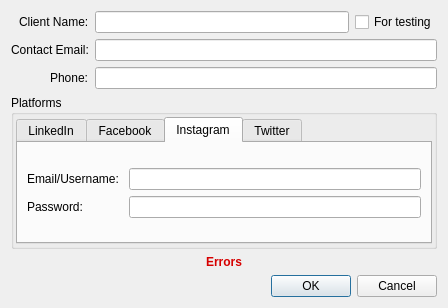
<?xml version="1.0" encoding="UTF-8"?>
<ui version="4.0">
 <class>Dialog</class>
 <widget class="QDialog" name="Dialog">
  <property name="geometry">
   <rect>
    <x>0</x>
    <y>0</y>
    <width>448</width>
    <height>308</height>
   </rect>
  </property>
  <property name="windowTitle">
   <string>New Client</string>
  </property>
  <layout class="QVBoxLayout" name="verticalLayout">
   <item>
    <layout class="QFormLayout" name="formLayout_5">
     <property name="labelAlignment">
      <set>Qt::AlignRight|Qt::AlignTrailing|Qt::AlignVCenter</set>
     </property>
     <item row="0" column="0">
      <widget class="QLabel" name="label">
       <property name="text">
        <string>Client Name:</string>
       </property>
      </widget>
     </item>
     <item row="0" column="1">
      <layout class="QHBoxLayout" name="horizontalLayout">
       <item>
        <widget class="QLineEdit" name="clientName"/>
       </item>
       <item>
        <widget class="QCheckBox" name="checkBox">
         <property name="text">
          <string>For testing</string>
         </property>
        </widget>
       </item>
      </layout>
     </item>
     <item row="1" column="0">
      <widget class="QLabel" name="label_10">
       <property name="text">
        <string>Contact Email:</string>
       </property>
      </widget>
     </item>
     <item row="1" column="1">
      <widget class="QLineEdit" name="clientName_2"/>
     </item>
     <item row="2" column="0">
      <widget class="QLabel" name="label_11">
       <property name="text">
        <string>Phone:</string>
       </property>
      </widget>
     </item>
     <item row="2" column="1">
      <widget class="QLineEdit" name="clientName_3"/>
     </item>
    </layout>
   </item>
   <item>
    <widget class="QGroupBox" name="groupBox">
     <property name="title">
      <string>Platforms</string>
     </property>
     <layout class="QGridLayout" name="gridLayout">
      <property name="leftMargin">
       <number>2</number>
      </property>
      <property name="topMargin">
       <number>2</number>
      </property>
      <property name="rightMargin">
       <number>2</number>
      </property>
      <property name="bottomMargin">
       <number>2</number>
      </property>
      <property name="spacing">
       <number>2</number>
      </property>
      <item row="0" column="0">
       <widget class="QTabWidget" name="tabWidget">
        <property name="currentIndex">
         <number>2</number>
        </property>
        <widget class="QWidget" name="linkedInTab">
         <attribute name="title">
          <string>LinkedIn</string>
         </attribute>
         <layout class="QGridLayout" name="gridLayout_2">
          <item row="0" column="0">
           <layout class="QFormLayout" name="formLayout">
            <property name="formAlignment">
             <set>Qt::AlignLeading|Qt::AlignLeft|Qt::AlignVCenter</set>
            </property>
            <item row="0" column="0">
             <widget class="QLabel" name="label_2">
              <property name="text">
               <string>Email/Username: </string>
              </property>
             </widget>
            </item>
            <item row="0" column="1">
             <widget class="QLineEdit" name="linkedInUsername"/>
            </item>
            <item row="1" column="0">
             <widget class="QLabel" name="label_3">
              <property name="text">
               <string>Password:</string>
              </property>
             </widget>
            </item>
            <item row="1" column="1">
             <widget class="QLineEdit" name="linkedInPassword">
              <property name="inputMethodHints">
               <set>Qt::ImhNoAutoUppercase|Qt::ImhNoPredictiveText|Qt::ImhSensitiveData</set>
              </property>
              <property name="echoMode">
               <enum>QLineEdit::PasswordEchoOnEdit</enum>
              </property>
             </widget>
            </item>
           </layout>
          </item>
         </layout>
        </widget>
        <widget class="QWidget" name="facebookTab">
         <attribute name="title">
          <string>Facebook</string>
         </attribute>
         <layout class="QGridLayout" name="gridLayout_3">
          <item row="0" column="0">
           <layout class="QFormLayout" name="formLayout_2">
            <property name="formAlignment">
             <set>Qt::AlignLeading|Qt::AlignLeft|Qt::AlignVCenter</set>
            </property>
            <item row="0" column="0">
             <widget class="QLabel" name="label_4">
              <property name="text">
               <string>Email/Username: </string>
              </property>
             </widget>
            </item>
            <item row="0" column="1">
             <widget class="QLineEdit" name="facebookUsername"/>
            </item>
            <item row="1" column="0">
             <widget class="QLabel" name="label_5">
              <property name="text">
               <string>Password:</string>
              </property>
             </widget>
            </item>
            <item row="1" column="1">
             <widget class="QLineEdit" name="facebookPassword">
              <property name="inputMethodHints">
               <set>Qt::ImhNoAutoUppercase|Qt::ImhNoPredictiveText|Qt::ImhSensitiveData</set>
              </property>
              <property name="echoMode">
               <enum>QLineEdit::PasswordEchoOnEdit</enum>
              </property>
             </widget>
            </item>
           </layout>
          </item>
         </layout>
        </widget>
        <widget class="QWidget" name="instaTab">
         <attribute name="title">
          <string>Instagram</string>
         </attribute>
         <layout class="QGridLayout" name="gridLayout_4">
          <item row="0" column="0">
           <layout class="QFormLayout" name="formLayout_3">
            <property name="formAlignment">
             <set>Qt::AlignLeading|Qt::AlignLeft|Qt::AlignVCenter</set>
            </property>
            <item row="0" column="0">
             <widget class="QLabel" name="label_6">
              <property name="text">
               <string>Email/Username: </string>
              </property>
             </widget>
            </item>
            <item row="0" column="1">
             <widget class="QLineEdit" name="instaUsername"/>
            </item>
            <item row="1" column="0">
             <widget class="QLabel" name="label_7">
              <property name="text">
               <string>Password:</string>
              </property>
             </widget>
            </item>
            <item row="1" column="1">
             <widget class="QLineEdit" name="instaPassword">
              <property name="inputMethodHints">
               <set>Qt::ImhNoAutoUppercase|Qt::ImhNoPredictiveText|Qt::ImhSensitiveData</set>
              </property>
              <property name="echoMode">
               <enum>QLineEdit::PasswordEchoOnEdit</enum>
              </property>
             </widget>
            </item>
           </layout>
          </item>
         </layout>
        </widget>
        <widget class="QWidget" name="twitterTab">
         <attribute name="title">
          <string>Twitter</string>
         </attribute>
         <layout class="QGridLayout" name="gridLayout_5">
          <item row="0" column="0">
           <layout class="QFormLayout" name="formLayout_4">
            <property name="formAlignment">
             <set>Qt::AlignLeading|Qt::AlignLeft|Qt::AlignVCenter</set>
            </property>
            <item row="0" column="0">
             <widget class="QLabel" name="label_8">
              <property name="text">
               <string>Email/Username: </string>
              </property>
             </widget>
            </item>
            <item row="0" column="1">
             <widget class="QLineEdit" name="twitterUsername"/>
            </item>
            <item row="1" column="0">
             <widget class="QLabel" name="label_9">
              <property name="text">
               <string>Password:</string>
              </property>
             </widget>
            </item>
            <item row="1" column="1">
             <widget class="QLineEdit" name="twitterPassword">
              <property name="inputMethodHints">
               <set>Qt::ImhNoAutoUppercase|Qt::ImhNoPredictiveText|Qt::ImhSensitiveData</set>
              </property>
              <property name="echoMode">
               <enum>QLineEdit::PasswordEchoOnEdit</enum>
              </property>
             </widget>
            </item>
           </layout>
          </item>
         </layout>
        </widget>
       </widget>
      </item>
     </layout>
    </widget>
   </item>
   <item>
    <widget class="QLabel" name="errorLabel">
     <property name="palette">
      <palette>
       <active>
        <colorrole role="WindowText">
         <brush brushstyle="SolidPattern">
          <color alpha="255">
           <red>214</red>
           <green>0</green>
           <blue>0</blue>
          </color>
         </brush>
        </colorrole>
       </active>
       <inactive>
        <colorrole role="WindowText">
         <brush brushstyle="SolidPattern">
          <color alpha="255">
           <red>214</red>
           <green>0</green>
           <blue>0</blue>
          </color>
         </brush>
        </colorrole>
       </inactive>
       <disabled>
        <colorrole role="WindowText">
         <brush brushstyle="SolidPattern">
          <color alpha="255">
           <red>120</red>
           <green>120</green>
           <blue>120</blue>
          </color>
         </brush>
        </colorrole>
       </disabled>
      </palette>
     </property>
     <property name="font">
      <font>
       <weight>75</weight>
       <bold>true</bold>
      </font>
     </property>
     <property name="text">
      <string>Errors</string>
     </property>
     <property name="alignment">
      <set>Qt::AlignCenter</set>
     </property>
    </widget>
   </item>
   <item>
    <widget class="QDialogButtonBox" name="buttonBox">
     <property name="orientation">
      <enum>Qt::Horizontal</enum>
     </property>
     <property name="standardButtons">
      <set>QDialogButtonBox::Cancel|QDialogButtonBox::Ok</set>
     </property>
    </widget>
   </item>
  </layout>
 </widget>
 <resources/>
 <connections>
  <connection>
   <sender>buttonBox</sender>
   <signal>accepted()</signal>
   <receiver>Dialog</receiver>
   <slot>accept()</slot>
   <hints>
    <hint type="sourcelabel">
     <x>248</x>
     <y>254</y>
    </hint>
    <hint type="destinationlabel">
     <x>157</x>
     <y>274</y>
    </hint>
   </hints>
  </connection>
  <connection>
   <sender>buttonBox</sender>
   <signal>rejected()</signal>
   <receiver>Dialog</receiver>
   <slot>reject()</slot>
   <hints>
    <hint type="sourcelabel">
     <x>316</x>
     <y>260</y>
    </hint>
    <hint type="destinationlabel">
     <x>286</x>
     <y>274</y>
    </hint>
   </hints>
  </connection>
 </connections>
</ui>
